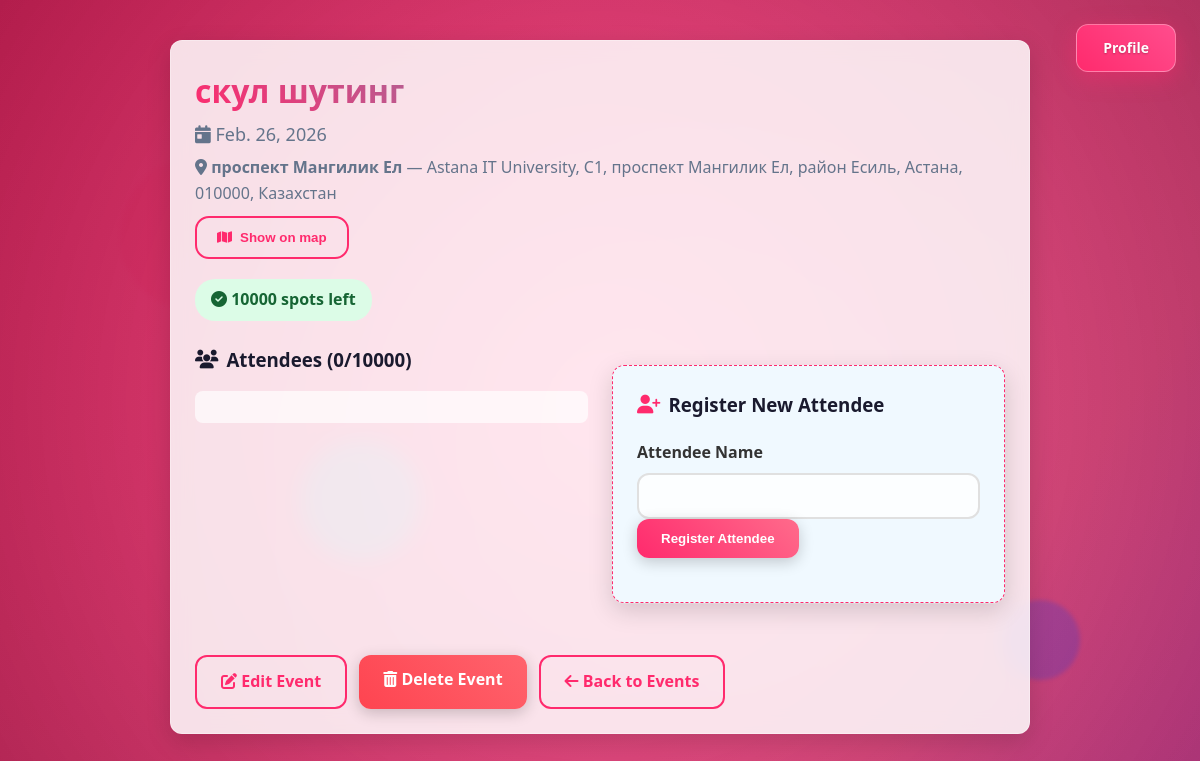
Before: /27/ (signed in) with the older database file.
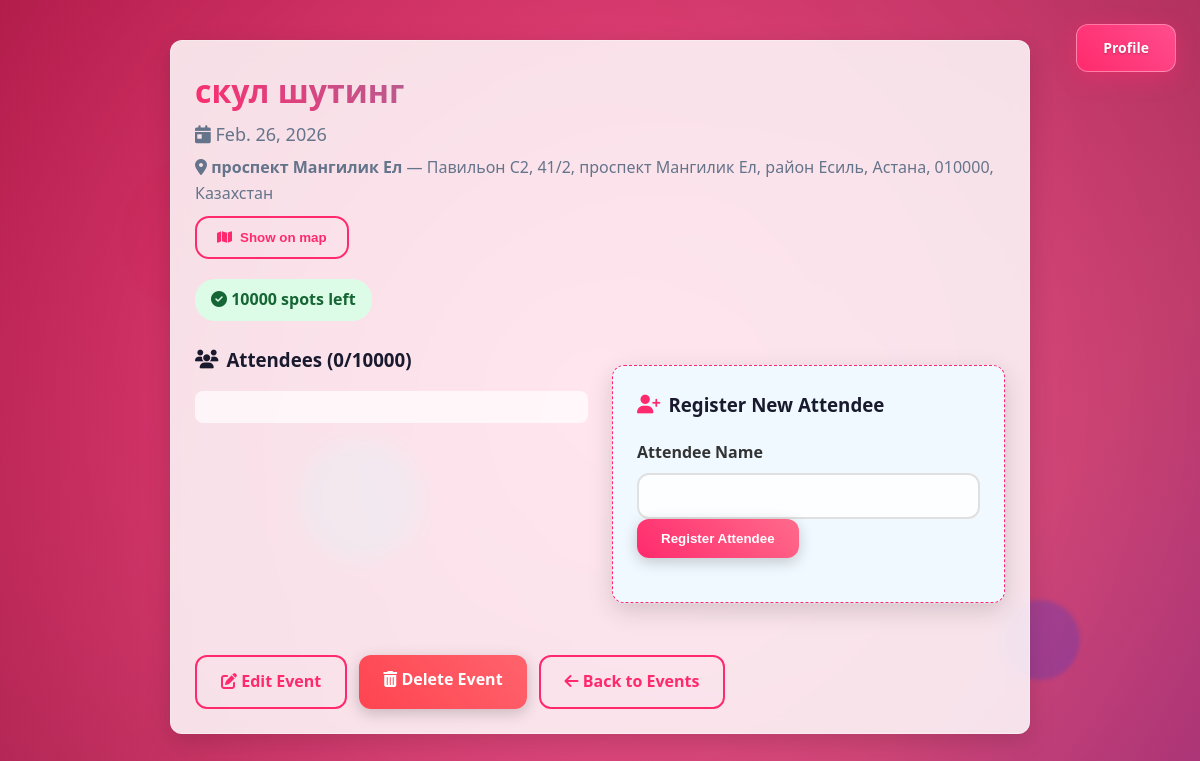
After: the same page with the newer database file.
### events/models.py (models this page shows, shortened)
class Event(models.Model):
    owner = models.ForeignKey(
        User,
        on_delete=models.CASCADE,
        related_name='events'
    )
    name = models.CharField(max_length=200)
    date = models.DateField()
    capacity = models.PositiveIntegerField()
    location_name = models.CharField(max_length=200, blank=True)
    location_address = models.CharField(max_length=300, blank=True)
    latitude = models.DecimalField(max_digits=13, decimal_places=10, null=True, blank=True)
    longitude = models.DecimalField(max_digits=13, decimal_places=10, null=True, blank=True)
    def available_spots(self):
        return self.capacity - self.attendees.count()

### events/views.py (the view)
# urls.py: path('<int:event_id>/', views.event_detail, name='event_detail'),
@login_required
@login_required
def event_detail(request, event_id):
    event = get_object_or_404(Event, id=event_id, owner=request.user)
    attendees = event.attendees.all()
    is_full = attendees.count() >= event.capacity
    form = AttendeeForm()
    return render(
        request,
        'events/event_detail.html',
        {
            'event': event,
            'attendees': attendees,
            'is_full': is_full,
            'form': form,
        }
    )

### events/forms.py
class AttendeeForm(forms.ModelForm):
    class Meta:
        model = Attendee
        fields = ['name']

### templates/events/event_detail.html (shortened to what the changed rows need)
{% load static %}
<!DOCTYPE html>
<html lang="en">
<head>
  <link rel="stylesheet" href="{% static 'css/styles.css' %}">
  <link rel="stylesheet" href="https://cdnjs.cloudflare.com/ajax/libs/font-awesome/6.4.0/css/all.min.css">
  <link
    rel="stylesheet"
    href="https://unpkg.com/leaflet@1.9.4/dist/leaflet.css"
  />
</head>
<body>
  <div class="container">
    <div class="content-card fade-in-up">
      <div style="display: flex; justify-content: space-between; align-items-start; margin-bottom: 24px; flex-wrap: wrap;">
        <div>
          <h1 class="gradient-text">{{ event.name }}</h1>
          <p style="color: #64748b; font-size: 18px; margin-top: 4px;">
            <i class="fas fa-calendar-day"></i> {{ event.date }}
          </p>
          {% if event.location_name or event.location_address %}
            <p style="color:#64748b; font-size:16px; margin-top: 6px;">
              <i class="fas fa-location-dot"></i>
              {% if event.location_name %}<strong>{{ event.location_name }}</strong>{% endif %}
              {% if event.location_address %}
                {% if event.location_name %} — {% endif %}
                {{ event.location_address }}
              {% endif %}
            </p>
          {% endif %}
          {% if event.latitude and event.longitude %}
            <button
              type="button"
              class="btn btn-outline btn-map"
              onclick="toggleEventMap()"
              style="margin-top: 10px;"
            >
              <i class="fas fa-map"></i> Show on map
            </button>
          {% endif %}
        </div>
        <div style="text-align: right; margin-top: 10px;">
          <div style="background: {% if is_full %}#fee2e2{% else %}#dcfce7{% endif %};
                      color: {% if is_full %}#b91c1c{% else %}#166534{% endif %};
                      padding: 8px 16px; border-radius: 20px; font-weight: 600; display: inline-block;
                      margin-top: 10px;">
            <i class="fas {% if is_full %}fa-times-circle{% else %}fa-check-circle{% endif %}"></i>
            {% if is_full %}FULL{% else %}{{ event.available_spots }} spots left{% endif %}
          </div>
        </div>
      </div>
      <div style="display: flex; gap: 24px; margin-bottom: 32px; flex-wrap: wrap;">
        <div style="flex: 1; min-width: 300px;">
          <h3 style="margin-bottom: 16px; display: flex; align-items: center; gap: 8px;">
            <i class="fas fa-users"></i> Attendees ({{ event.attendees.count }}/{{ event.capacity }})
          </h3>
          <div style="background: rgba(255, 255, 255, 0.7); border-radius: 8px; padding: 16px;">
          </div>
        </div>
      </div>
    </div>
  </div>
</body>
</html>

Changed rows visible on the page:
changed Event "скул шутинг": location_address "Astana IT University, С1, проспект Мангилик Ел, район Есиль, Астана, 010000, Казахстан" → "Павильон С2, 41/2, проспект Мангилик Ел, район Есиль, Астана, 010000, Казахстан"
